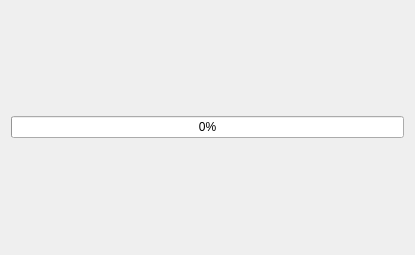
<?xml version="1.0" encoding="UTF-8"?>
<ui version="4.0">
 <class>Form_update</class>
 <widget class="QDialog" name="Form_update">
  <property name="geometry">
   <rect>
    <x>0</x>
    <y>0</y>
    <width>415</width>
    <height>255</height>
   </rect>
  </property>
  <property name="windowTitle">
   <string>Dialog</string>
  </property>
  <layout class="QVBoxLayout" name="verticalLayout">
   <item>
    <widget class="QProgressBar" name="progressBar">
     <property name="value">
      <number>0</number>
     </property>
    </widget>
   </item>
  </layout>
 </widget>
 <resources/>
 <connections/>
</ui>
